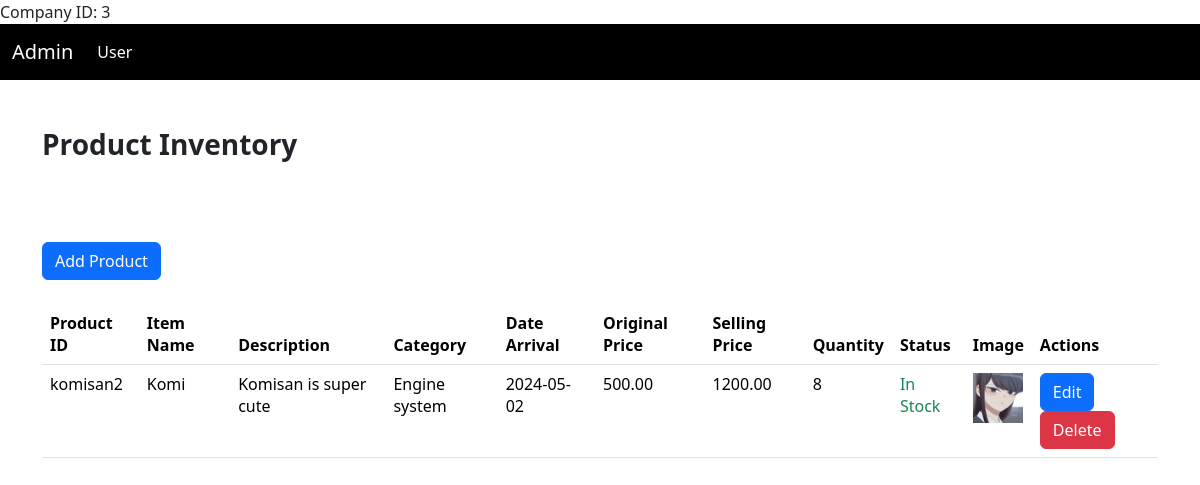
Page /addproduct.php (signed in) on the committed database.
### tables this page shows
CREATE TABLE `products` (
  `id` int(11) NOT NULL,
  `barcode` varchar(255) DEFAULT NULL,
  `item_name` varchar(255) DEFAULT NULL,
  `category` varchar(255) DEFAULT NULL,
  `date_arrival` date DEFAULT NULL,
  `expiry_date` date DEFAULT NULL,
  `selling_price` decimal(10,2) DEFAULT NULL,
  `original_price` decimal(10,2) DEFAULT NULL,
  `profit` decimal(10,2) DEFAULT NULL,
  `total` decimal(10,2) DEFAULT NULL,
  `product_image` varchar(255) DEFAULT NULL,
  `quantity` int(11) NOT NULL DEFAULT 0,
  `system` enum('Engine system','Maintenance system') DEFAULT NULL,
  `companyid` int(11) DEFAULT NULL
);

### addproduct.php (the view, shortened to what this page needs)
<?php
include 'config.php';
 $companyid = $_SESSION['companyid'];
 echo "Company ID: " . $companyid;
function quantityStatusColor($quantity) {
    if ($quantity <= 0) {
        return 'text-danger';
    } elseif ($quantity <= 2) {
        return 'text-warning';
    } else {
        return 'text-success';
    }
}
?>
<!DOCTYPE html>
<html lang="en">
<head>
    <link href="https://cdn.jsdelivr.net/npm/bootstrap@5.3.2/dist/css/bootstrap.min.css" rel="stylesheet">
</head>
<body>
<nav class="navbar navbar-expand-lg bg-black">
    <div class="container-fluid">
        <a class="navbar-brand text-white" href="admin.php?companyid=<?php echo $companyid; ?>">Admin</a>
        <div class="collapse navbar-collapse" id="navbarSupportedContent">
            <ul class="navbar-nav me-auto mb-2 mb-lg-0">
                <li class="nav-item">
                    <a class="nav-link active text-white" aria-current="page" href="homemechanic.php">User</a>
                </li>
            </ul>
        </div>
    </div>
</nav>
<div class="container">
    <br>
    <br>
    <h3 style="font-weight: 800;">Product Inventory</h3>
    <br>
    <br>
    <br>
    <button type="button" class="btn btn-primary" data-bs-toggle="modal" data-bs-target="#addProductModal">
        Add Product
    </button>
        <br>
        <br>
        <table class="table">
            <thead>
                <tr>
                    <th scope="col">Product ID</th>
                    <th scope="col">Item Name</th>
                    <th scope="col">Description</th>
                    <th scope="col">Category</th>
                    <th scope="col">Date Arrival</th>
                    <th scope="col">Original Price</th>
                    <th scope="col">Selling Price</th>
                    <th scope="col">Quantity</th>
                    <th scope="col">Status</th>
                    <th scope="col">Image</th>
                    <th scope="col">Actions</th>
                </tr>
            </thead>
            <tbody>
                <?php
                $query = "SELECT * FROM products WHERE companyid = ?";
                $stmt = mysqli_prepare($conn, $query);
                if ($stmt) {
                    mysqli_stmt_bind_param($stmt, "i", $companyid);
                    mysqli_stmt_execute($stmt);
                    $result = mysqli_stmt_get_result($stmt);
                    if ($result && mysqli_num_rows($result) > 0) {
                        while ($row = mysqli_fetch_assoc($result)) {
                            echo "<tr>";
                            echo "<td>{$row['barcode']}</td>";
                            echo "<td>{$row['item_name']}</td>";
                            echo "<td>{$row['category']}</td>";
                            echo "<td>{$row['system']}</td>";
                            echo "<td>{$row['date_arrival']}</td>";
                            echo "<td>{$row['original_price']}</td>";
                            echo "<td>{$row['selling_price']}</td>";
                            echo "<td>{$row['quantity']}</td>";
                            echo "<td class='" . quantityStatusColor($row['quantity']) . "'>";
                            if ($row['quantity'] <= 0) {
                                echo "Out of Stock";
                            } elseif ($row['quantity'] <= 2) {
                                echo "Low Stock";
                            } else {
                                echo "In Stock";
                            }
                            echo "</td>";
                            echo "<td><img src='{$row['product_image']}' width='50' height='50'></td>";
                            echo "<td>";
                            echo "<button type='button' class='btn btn-primary' onclick='openEditModal({$row['id']})'>Edit</button>";
                            echo "<button type='button' class='btn btn-danger' onclick='confirmDelete({$row['id']})'>Delete</button>";
                            echo "</td>";
                            echo "</tr>";
                        }
                    } else {
                        echo "<tr><td colspan='10'>No products found.</td></tr>";
                    }
                } else {
                    echo "Error: " . mysqli_error($conn);
                }
                ?>
            </tbody>
        </table>
</div>
</body>
</html>

### rows in the picture
products: barcode "komisan2", item_name "Komi", category "Komisan is super cute", system "Engine system", date_arrival "2024-05-02", original_price "500.00", selling_price "1200.00", quantity "8", shows "In Stock", product_image (picture)

### other values in the picture
$companyid "3"
